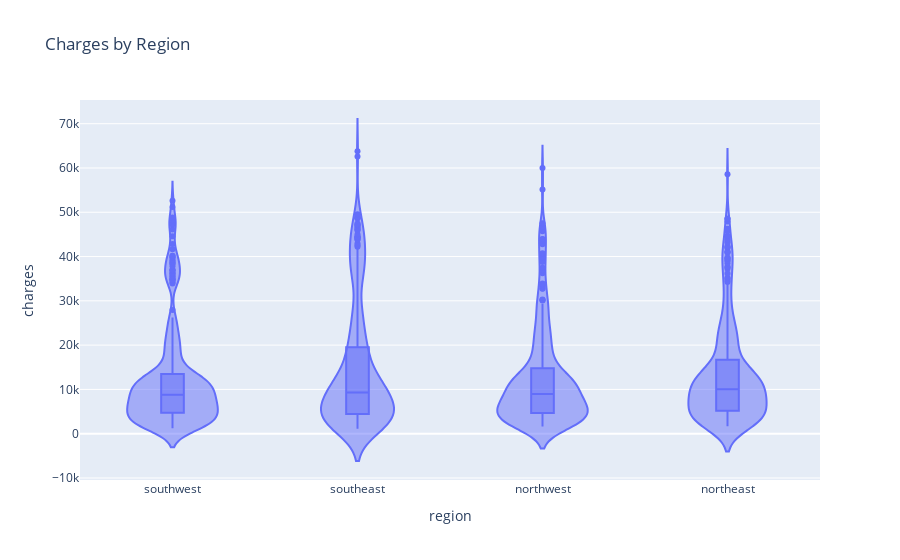

The notebook cell this image was saved under:
### Code cell
# Violin plot for charges vs region (assuming region is categorical)
fig = px.violin(medical_df, y="charges", x="region", box=True, title="Charges by Region")
fig.show()

### Figure 1 — Plotly figure (JSON) as saved in the notebook; plotly's stock layout.template omitted (floating-point values rounded to 4 significant figures; data arrays with more than 128 entries replaced by an {"elided": "..."} marker saying what was removed)
{"data": [{"alignmentgroup": "True", "box": {"visible": true}, "hovertemplate": "region=%{x}<br>charges=%{y}<extra></extra>", "legendgroup": "", "marker": {"color": "#636efa"}, "name": "", "offsetgroup": "", "orientation": "v", "scalegroup": "True", "showlegend": false, "type": "violin", "x": {"elided": "1338 str values"}, "x0": " ", "xaxis": "x", "y": {"elided": "1338 float values"}, "y0": " ", "yaxis": "y"}], "layout": {"legend": {"tracegroupgap": 0}, "title": {"text": "Charges by Region"}, "violinmode": "group", "xaxis": {"anchor": "y", "domain": [0, 1], "title": {"text": "region"}}, "yaxis": {"anchor": "x", "domain": [0, 1], "title": {"text": "charges"}}}}
